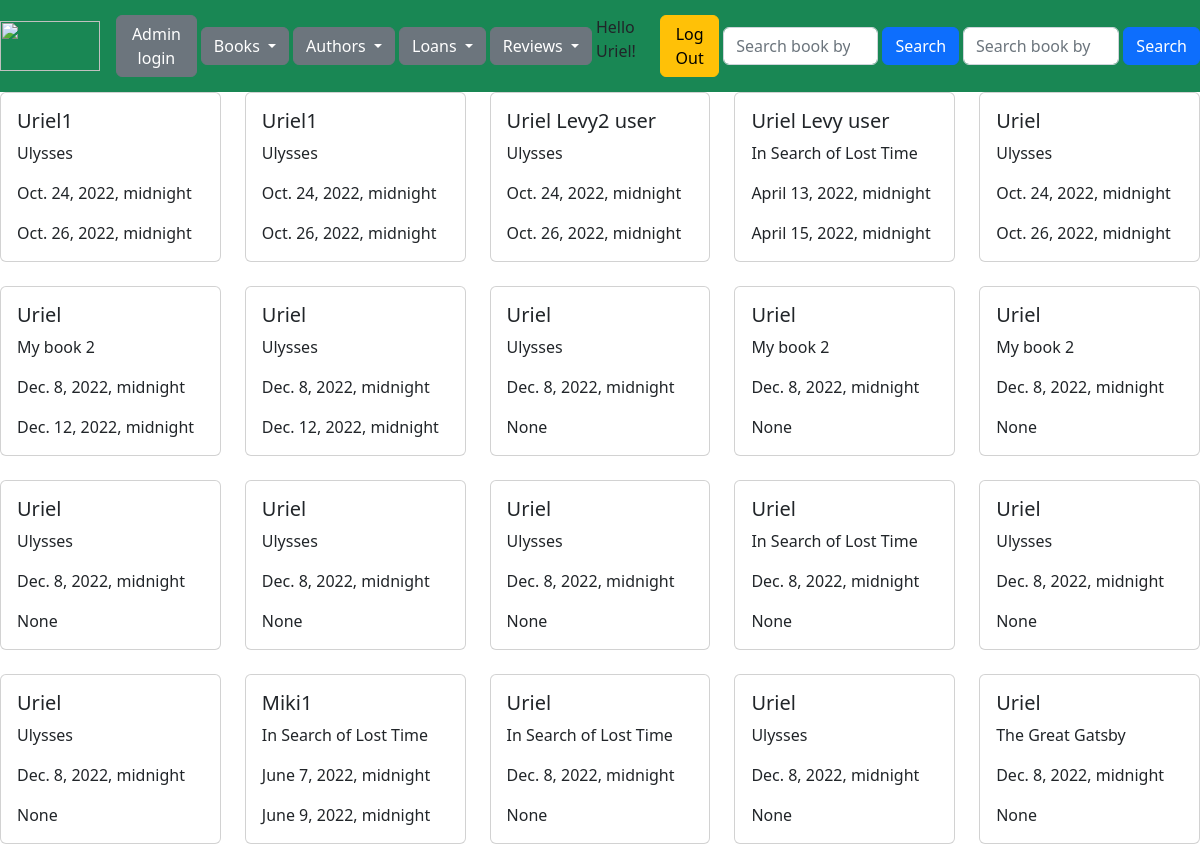
Screenshot of /loanslist (signed in) with the database file from the repository.
### books/models.py (models this page shows, shortened)
class Loan(models.Model):
    custID=models.ForeignKey(User, on_delete=models.CASCADE,)
    bookID=models.ForeignKey(Book, on_delete=models.CASCADE,)
    loan_date=models.DateTimeField()
    return_date=models.DateTimeField(null=True)

class Book(models.Model):
    class BookType(models.IntegerChoices):
        ten_days = 1, "Ten Days Loan"
        five_days = 2, "Five Days Loan"
        two_days = 3, "Two Days Loan"
    name=models.CharField(max_length=50, null=False)
    author=models.CharField(max_length=50, null=False)
    year_published = models.DateField()
    type = models.SmallIntegerField(null=False, default = BookType.two_days, choices=BookType.choices)
    created_time=models.DateTimeField(auto_now_add=True)
    image = models.ImageField(null=True, blank=True, default='/placeholder.png')
    def __str__(self):
        return self.name

### books/views.py (the view)
# urls.py: path('loanslist', views.loans_list, name="loans_list"),
@login_required
def loans_list(request):
    all_loans = Loan.objects.all()
    context = {
        'loans_list': all_loans,
    }
    return render(request,'books/all_loans.html', context=context)

### books/templates/books/all_loans.html (shortened to what this page needs)
{% extends "main.html" %}
{% load static %}
{% block content %}
<div class="row row-cols-1 row-cols-md-5 g-4">
        {% for loan in loans_list %}
        <div class="col">
          <div class="card">
            <div class="card-body">
              <h5 class="card-title">{{ loan.custID}}</h5>
              <p class="card-text"> {{ loan.bookID }}</p>
              <p class="card-text"> {{ loan.loan_date}}</p>
              <p class="card-text"> {{ loan.return_date}}</p>
            </div>
          </div>
        </div>
        {% endfor %}
    </div>
{% endblock%}

### templates/navbar.html (shortened to what this page needs)
<!DOCTYPE html>
{% load static %}
<html lang="en">
<head>
<link href="https://cdn.jsdelivr.net/npm/bootstrap@5.2.0/dist/css/bootstrap.min.css" rel="stylesheet">
</head>
<body>
<nav class="navbar navbar-expand-lg navbar-warning bg-success">
  <nav class="navbar navbar-light bg-success">
    <a class="navbar-brand" href="{% url 'books:home' %}">
      <img src="/static/images/library_logo.jpeg" width="100" height="50" alt="">
    </a>
  </nav>
  <a href="{% url 'admin:index' %}">
    <button type="button" class="btn btn-secondary me-1" >Admin login</button>
    </a>
  <div class="dropdown">
    <button type="button" class="btn btn-secondary dropdown-toggle me-1" data-toggle="dropdown">
      Books
    </button>
  </div>
  <div class="dropdown">
    <button type="button" class="btn btn-secondary dropdown-toggle me-1" data-toggle="dropdown">
      Authors
    </button>
  </div>
  <div class="dropdown">
    <button type="button" class="btn btn-secondary dropdown-toggle me-1" data-toggle="dropdown">
      Loans
    </button>
  </div>
  <div class="dropdown">
    <button type="button" class="btn btn-secondary dropdown-toggle  me-1" data-toggle="dropdown">
      Reviews
    </button>
  </div>
  <div class="collapse navbar-collapse" id="navbarSupportedContent">
    <ul class="navbar-nav me-auto mb-2 mb-lg-0">
      {% if user.is_authenticated %}
        <li><span>Hello {{ user.username }}! &nbsp;</span><br>
        <li><a href="{% url 'logout' %}" button type="button" class="btn btn-warning me-1">Log Out</a>
      {% else %}
        <li button type="button" class="btn btn-warning me-1"><a href="{% url 'register' %}">Register</a>&nbsp;
        <li button type="button" class="btn btn-warning  me-1"><a href="{% url 'login' %}">Log In</a>
      {% endif %}
    </ul>
    <form class="d-flex" role="search" action="{% url 'books:search' %}">
      <input name="search" class="form-control me-1" type="search" placeholder="Search book by name" aria-label="Search">
      <button class="btn btn-primary me-1" type="submit">Search</button>
    </form>
    <form class="d-flex" role="search" action="{% url 'books:search2' %}">
      <input name="search" class="form-control me-1" type="search" placeholder="Search book by author" aria-label="Search">
      <button class="btn btn-primary" type="submit">Search</button>
    </form>
</nav>
</body>
</html>

### rows the page displays
Loan: custID "Uriel1", bookID "Ulysses", loan_date "Oct. 24, 2022, midnight", return_date "Oct. 26, 2022, midnight"
Loan: custID "Uriel1", bookID "Ulysses", loan_date "Oct. 24, 2022, midnight", return_date "Oct. 26, 2022, midnight"
Loan: custID "Uriel Levy2 user", bookID "Ulysses", loan_date "Oct. 24, 2022, midnight", return_date "Oct. 26, 2022, midnight"
Loan: custID "Uriel Levy user", bookID "In Search of Lost Time", loan_date "April 13, 2022, midnight", return_date "April 15, 2022, midnight"
Loan: custID "Uriel", bookID "Ulysses", loan_date "Oct. 24, 2022, midnight", return_date "Oct. 26, 2022, midnight"
Loan: custID "Uriel", bookID "My book 2", loan_date "Dec. 8, 2022, midnight", return_date "Dec. 12, 2022, midnight"
Loan: custID "Uriel", bookID "Ulysses", loan_date "Dec. 8, 2022, midnight", return_date "Dec. 12, 2022, midnight"
Loan: custID "Uriel", bookID "Ulysses", loan_date "Dec. 8, 2022, midnight", return_date "None"
Loan: custID "Uriel", bookID "My book 2", loan_date "Dec. 8, 2022, midnight", return_date "None"
Loan: custID "Uriel", bookID "My book 2", loan_date "Dec. 8, 2022, midnight", return_date "None"
Loan: custID "Uriel", bookID "Ulysses", loan_date "Dec. 8, 2022, midnight", return_date "None"
Loan: custID "Uriel", bookID "Ulysses", loan_date "Dec. 8, 2022, midnight", return_date "None"
Loan: custID "Uriel", bookID "Ulysses", loan_date "Dec. 8, 2022, midnight", return_date "None"
Loan: custID "Uriel", bookID "In Search of Lost Time", loan_date "Dec. 8, 2022, midnight", return_date "None"
Loan: custID "Uriel", bookID "Ulysses", loan_date "Dec. 8, 2022, midnight", return_date "None"
Loan: custID "Uriel", bookID "Ulysses", loan_date "Dec. 8, 2022, midnight", return_date "None"
Loan: custID "Miki1", bookID "In Search of Lost Time", loan_date "June 7, 2022, midnight", return_date "June 9, 2022, midnight"
Loan: custID "Uriel", bookID "In Search of Lost Time", loan_date "Dec. 8, 2022, midnight", return_date "None"
Loan: custID "Uriel", bookID "Ulysses", loan_date "Dec. 8, 2022, midnight", return_date "None"
Loan: custID "Uriel", bookID "The Great Gatsby", loan_date "Dec. 8, 2022, midnight", return_date "None"

### other values shown
{{ user.username }} "Uriel"
